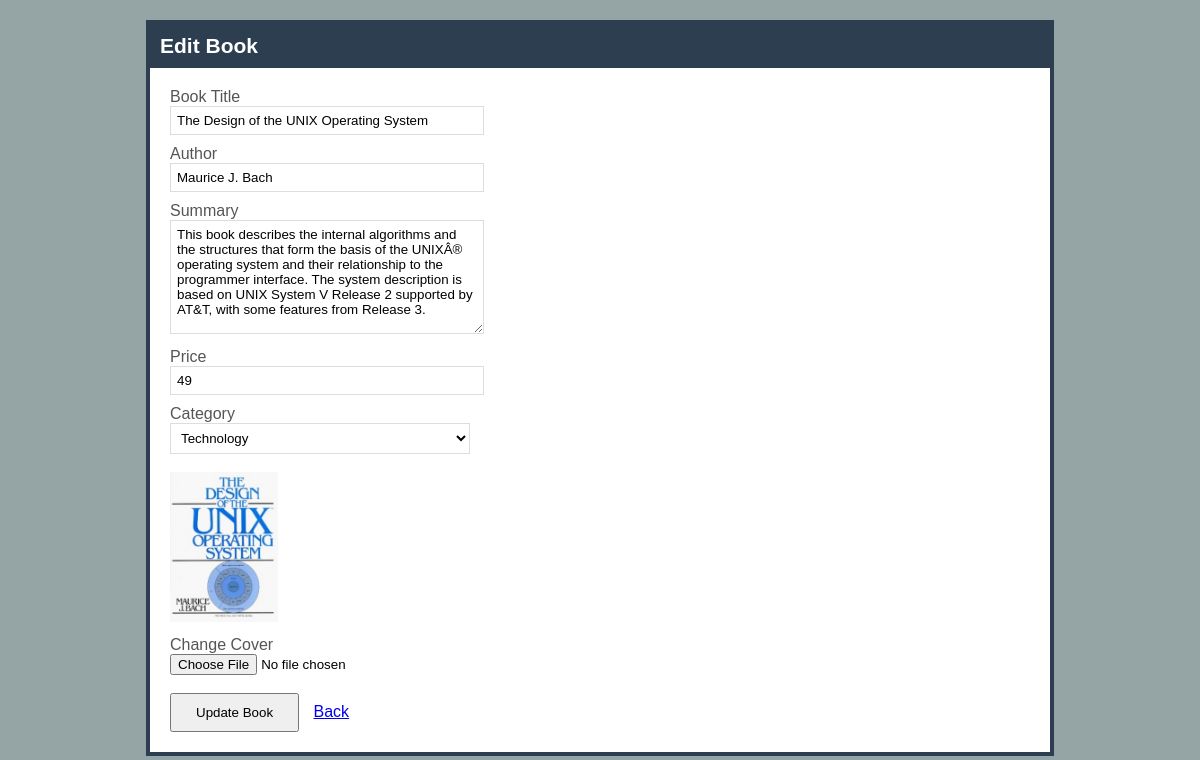
The app's page /admin/book-edit.php?id=1 with its own data.
### tables this page shows
CREATE TABLE IF NOT EXISTS `books` (
  `id` int(11) NOT NULL AUTO_INCREMENT,
  `title` varchar(255) NOT NULL,
  `author` varchar(255) NOT NULL,
  `price` int(11) NOT NULL,
  `category_id` int(11) NOT NULL,
  `summary` text NOT NULL,
  `cover` text NOT NULL,
  `created_date` datetime NOT NULL,
  `modified_date` datetime NOT NULL,
  PRIMARY KEY (`id`)
);

CREATE TABLE IF NOT EXISTS `categories` (
  `id` int(11) NOT NULL AUTO_INCREMENT,
  `name` varchar(255) NOT NULL,
  `remark` text NOT NULL,
  `created_date` datetime NOT NULL,
  `modified_date` datetime NOT NULL,
  PRIMARY KEY (`id`)
);

### admin/book-edit.php (the view, shortened to what this page needs)
<!DOCTYPE HTML>
<html lang="en-US">
<head>
  <link rel="stylesheet" href="css/style.css">
</head>
<body>
<?php
  include("confs/config.php");
  $id = $_GET['id'];
  $result = mysqli_query($conn, "SELECT * FROM books WHERE id = $id");
  $row = mysqli_fetch_assoc($result);
?>
<h1>Edit Book</h1>
<form action="book-update.php" method="post" enctype="multipart/form-data">
  <label for="title">Book Title</label>
  <input type="text" name="title" id="title" value="<?php echo $row['title'] ?>">
  <label for="author">Author</label>
  <input type="text" name="author" id="author" value="<?php echo $row['author'] ?>">
  <label for="summary">Summary</label>
  <textarea name="summary" id="summary"><?php echo $row['summary'] ?></textarea>
  <label for="price">Price</label>
  <input type="text" name="price" id="price" value="<?php echo $row['price'] ?>">
  <label for="categories">Category</label>
  <select name="category_id" id="categories">
    <?php
      $categories = mysqli_query($conn, "SELECT id, name FROM categories");
      while($cat = mysqli_fetch_assoc($categories)):
    ?>
    <option value="<?php echo $cat['id'] ?>"
          <?php if($cat['id'] == $row['category_id']) echo "selected" ?> >
      <?php echo $cat['name'] ?>
    </option>
    <? endwhile; ?>
  </select>
  <br><br>
  <? if(!is_dir("covers/{$row['cover']}") and file_exists("covers/{$row['cover']}")): ?>
  <img src="covers/<?php echo $row['cover'] ?>" alt="" height="150">
  <? else: ?>
  <img src="covers/no-cover.gif" alt="" height="150">
  <? endif; ?>
  <label for="cover">Change Cover</label>
  <input type="file" name="cover" id="cover">
  <br><br>
  <input type="submit" value="Update Book">
  <a href="book-list.php">Back</a>
</form>
</body>
</html>

### admin/css/style.css (style rules this page uses)
html { background: #95A5A6; }
body { font-family: Arial, Helvetica, sans-serif; width: 900px; background: #fff; border: 4px solid #2C3E50; margin: 20px auto; }
h1 { padding: 10px; font-size: 21px; background: #2C3E50; margin: 0; color: #fff; }
form { margin: 20px; }
form label { display: block; margin-top: 10px; color: #555; }
input[type=text], input[type=password], textarea, select { font-family: Arial, Helvetica, sans-serif; border: 1px solid #ddd; padding: 6px; width: 300px; background: #fff; }
textarea { height: 100px; }
input[type=submit] { padding: 10px 24px; margin-right: 10px; }

### records on screen
books: title "The Design of the UNIX Operating System", author "Maurice J. Bach", summary "This book describes the internal algorithms and the structures that form the basis of the UNIXÂ® operating system and their relationship to the programmer interface. The system description is based on UNIX System V Release 2 supported by AT&T, with some features from Release 3.", price "49", category_id "Technology", cover (picture)
